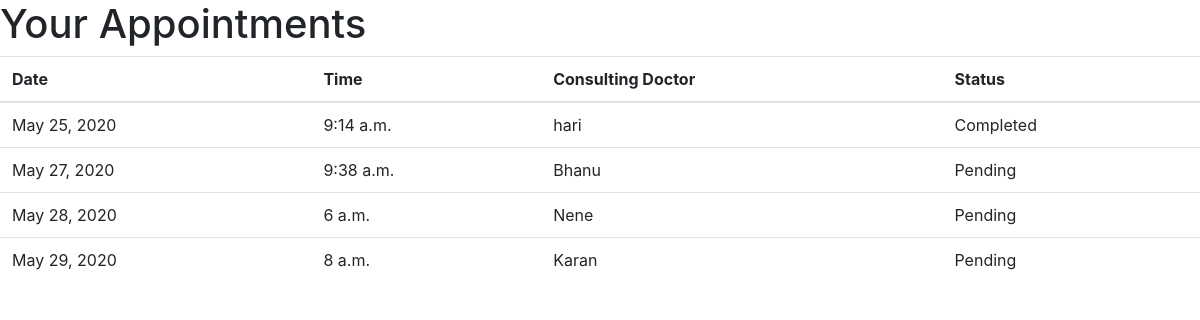
/YourAppointments/, run on the app's committed database.
### at/models.py (models this page shows, shortened)
class Appointment(models.Model):
    date=models.DateField()
    time=models.TimeField()
    doctor=models.CharField(max_length=200)
    patient=models.CharField(max_length=200)
    STATUS_CHOICES = (
        ("Pending", "Pending"),
        ("Completed", "Completed"))
    status = models.CharField(max_length=20, choices=STATUS_CHOICES, default='1')

### at/views.py (the view)
# urls.py: path('YourAppointments/',views.YourAppointments,name='YourAppointments'),
def YourAppointments(request):
    appointments = Appointment.objects.all()
    return render(request,'YourAppointments.html',{"appointments": appointments})

### at/templates/YourAppointments.html (shortened to what this page needs)
<html>
    <link rel="stylesheet" href="https://stackpath.bootstrapcdn.com/bootstrap/4.3.1/css/bootstrap.min.css">
    <body>
        <h1>Your Appointments</h1>
<table class="table">
  <thead>
    <tr>
      <th scope="col">Date</th>
      <th scope="col">Time</th>
      <th scope="col">Consulting Doctor</th>
        <th scope="col">Status</th>
    </tr>
  </thead>
    {% for appointment in appointments %}
    <tr>
        <td>{{appointment.date}}</td>
        <td>{{appointment.time}}</td>
        <td>{{appointment.doctor}}</td>
        <td>{{appointment.status}}</td>
    </tr>
     {% endfor %}
</table>
    </body>
</html>

### data on the page
Appointment: date "May 25, 2020", time "9:14 a.m.", doctor "hari", status "Completed"
Appointment: date "May 27, 2020", time "9:38 a.m.", doctor "Bhanu", status "Pending"
Appointment: date "May 28, 2020", time "6 a.m.", doctor "Nene", status "Pending"
Appointment: date "May 29, 2020", time "8 a.m.", doctor "Karan", status "Pending"
